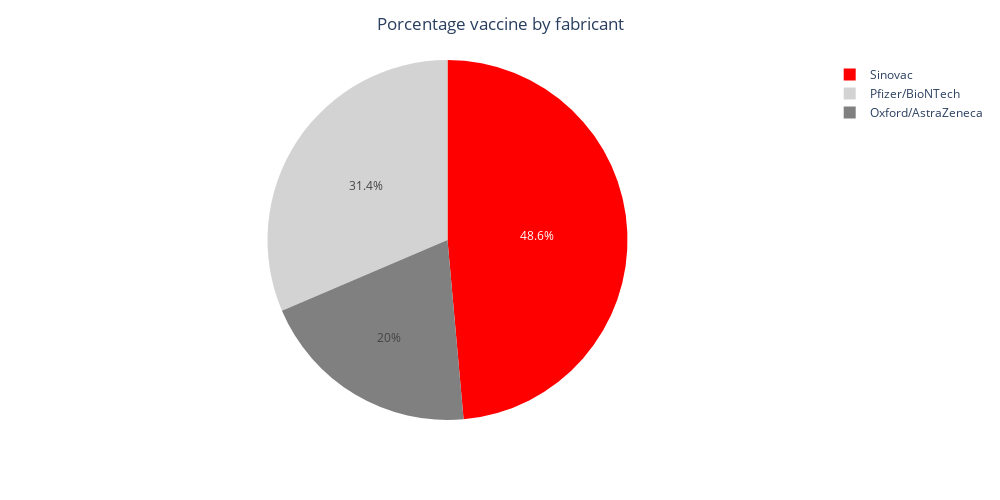

The code cell stored with this chart in its notebook:
### Code cell
df_percentage.reset_index(inplace=True)
fig = px.pie(df_percentage, values="percentage",
             names="vaccine", 
             color_discrete_sequence=['red','lightgrey','grey'],width=1000,height=500)
fig.update_layout(title_text='Porcentage vaccine by fabricant', title_x=0.5)

### Figure 1 — Plotly figure (JSON) as saved in the notebook; plotly's stock layout.template omitted (floating-point values rounded to 4 significant figures)
{"data": [{"domain": {"x": [0, 1], "y": [0, 1]}, "hovertemplate": "vaccine=%{label}<br>percentage=%{value}<extra></extra>", "labels": ["Oxford/AstraZeneca", "Pfizer/BioNTech", "Sinovac"], "legendgroup": "", "name": "", "showlegend": true, "type": "pie", "values": [20.0, 31.42, 48.57]}], "layout": {"height": 500, "legend": {"tracegroupgap": 0}, "margin": {"t": 60}, "piecolorway": ["red", "lightgrey", "grey"], "title": {"text": "Porcentage vaccine by fabricant", "x": 0.5}, "width": 1000}}
